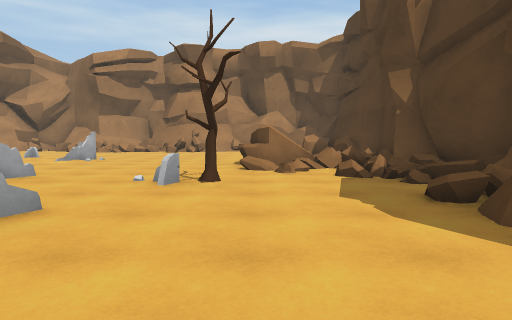
view 1 (above)

24 first-person views from a walk through a scene from a Unity 3-D project. The camera is 1.3 m above the floor, tilts 4° down and sees 75° across. The floor is counted in squares, 2 m on a side. Each view is taken from the middle of a square. On the plan, view 1 faces up. The plan holds only what a view shows up to about 10 squares ahead; the rest is blank. The place goes on beyond the plan. Some animated figures are not drawn.

view 2
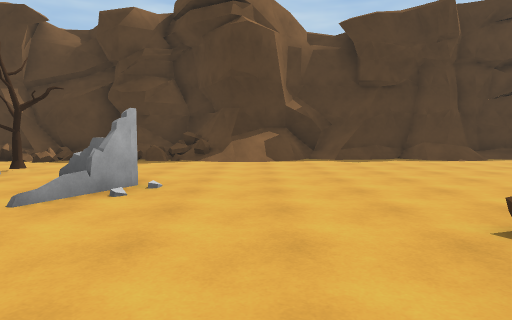

view 3
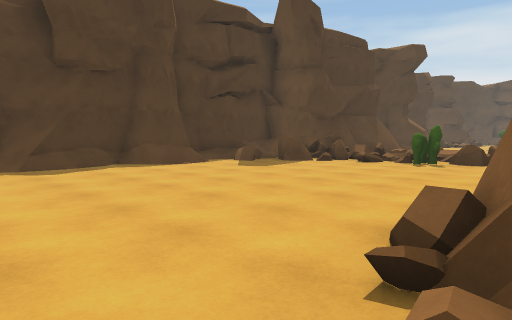

view 4
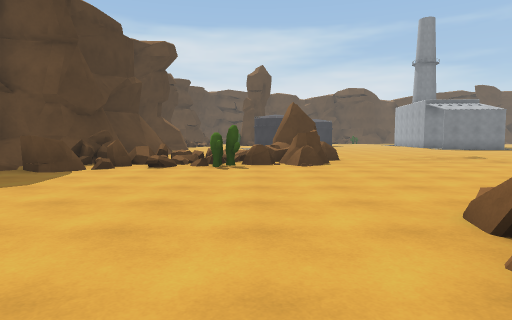

view 5
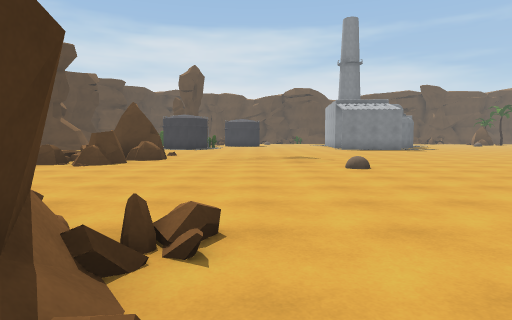

view 6
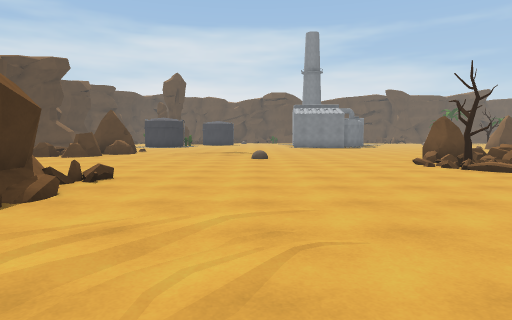

view 7
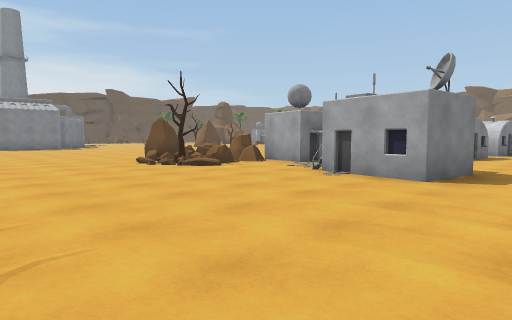

view 8
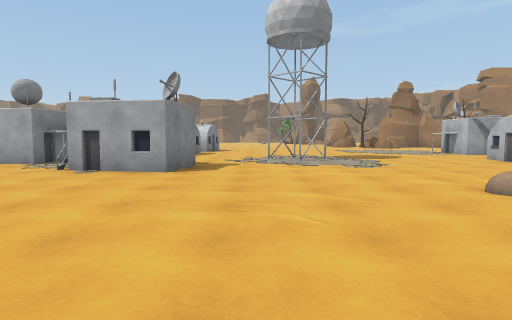

view 9
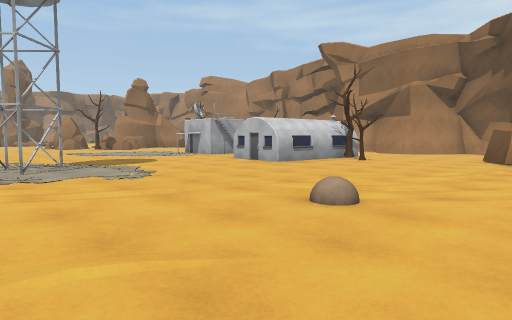

view 10
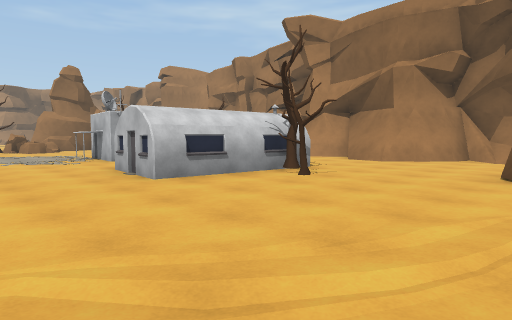

view 11
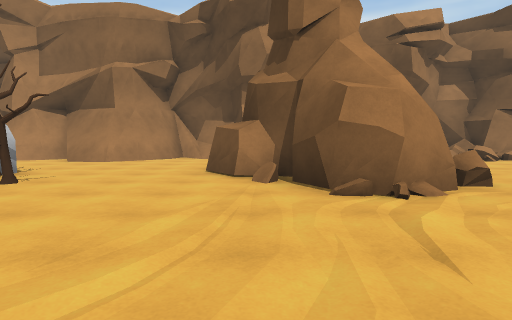

view 12
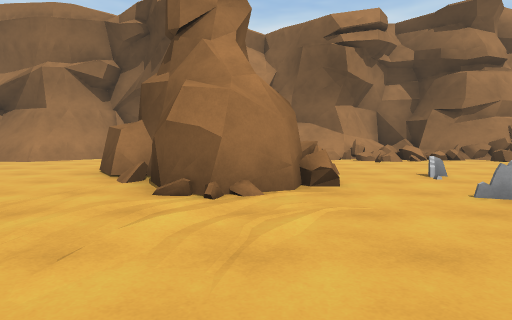

view 13
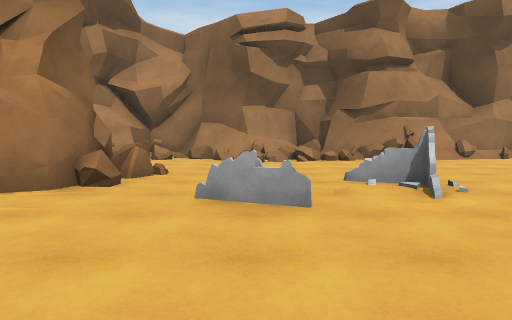

view 14
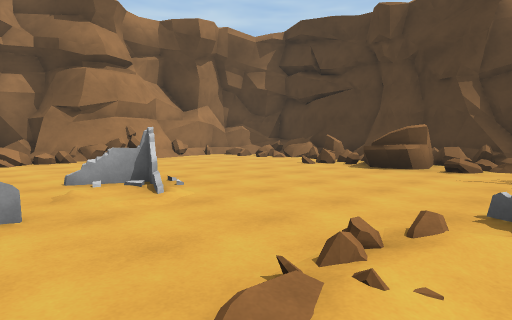

view 15
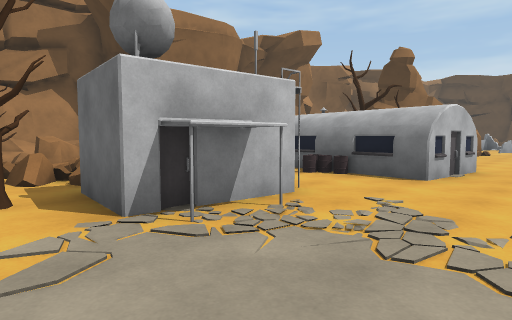

view 16
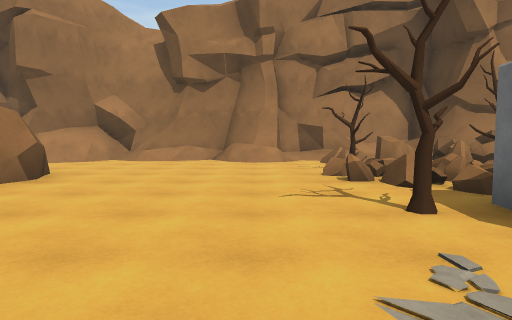

view 17
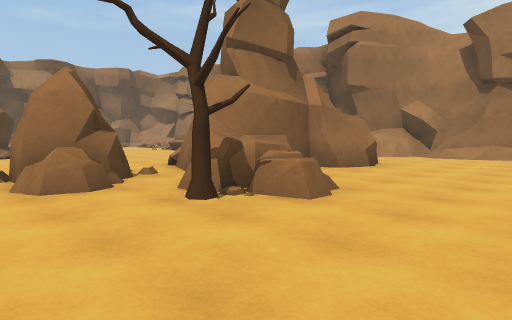

view 18
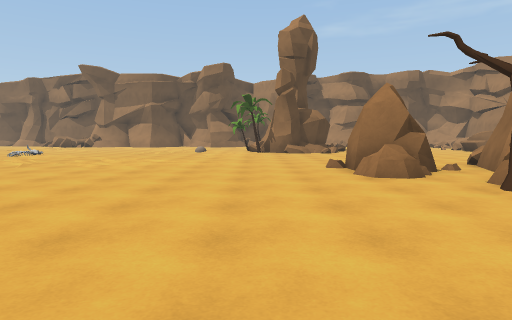

view 19
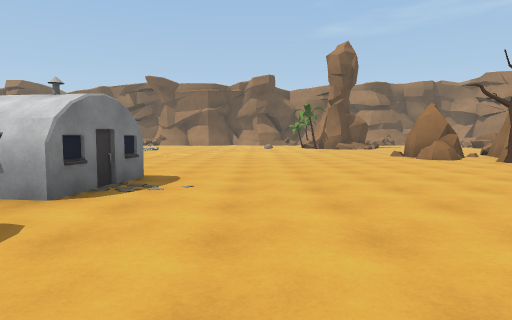

view 20
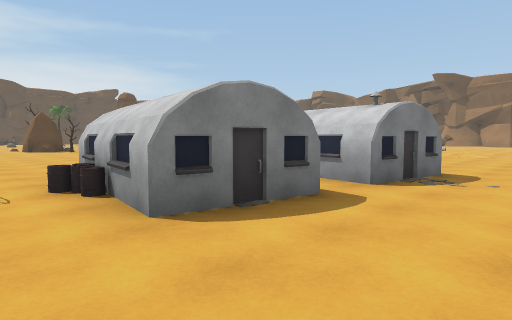

view 21
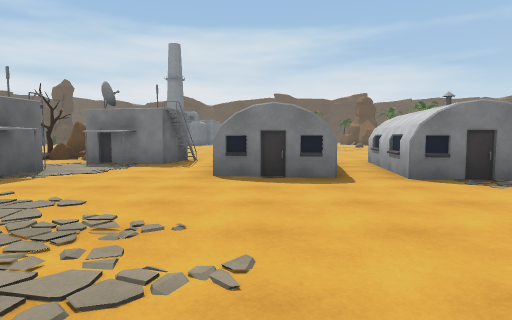

view 22
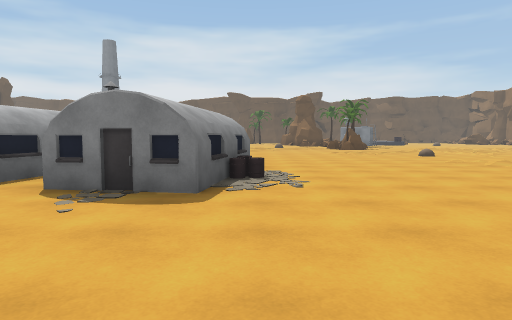

view 23
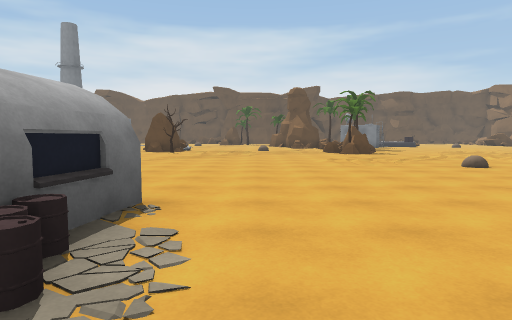

view 24
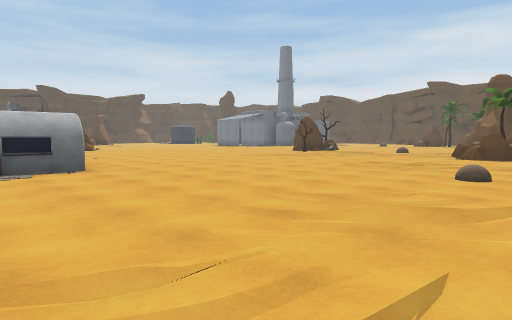

### Floor plan
Key: @ floor where view 1 was taken; # wall or solid block; x gap in a wall; . main floor; : floor 0.25 m higher than the main floor; + floor 0.5 m higher than the main floor; * floor 0.75 m higher than the main floor; / step, stairs or slope; = window, fence, low wall or low ledge; ^ raised ledge; T tree; C cactus; R rock; B building.
Columns run from 34 left of view 1 to 4 right of it. Each row starts with its distance up from view 1.
 17   ##########^#^
 16    #//##.#.x//^    ###       #
 15     /......=^#######// #===#*######
 14      .......===/.##/..  ...#x=.#...
 13      #..../T#   ......   .........
 12      #...../=T   .....  #..........
 11      #...../x   BB....###^.=.......=##
 10 ..   #.....T   BBBT...####.........#=#
  9 ...##^R....#BB..BBT....##..........###
  8   ...RRR...BB...BB.........=......===#
  7     R.T...........................##=#
  6 ...RR.......................//.....#=##
  5 ..........   ............  /./#..T..=##
  4 .....................:..       ....../
  3 ...............##.......      ..=...=#
  2 ...............##........    ..##...==
  1  .........................  ......../#
  0 .......................... .......@./#
 -1 .........BB......BBB....... ......../##
 -2 ../.....BBB.BB...#B........  #......./#
 -3 ........BBB.BBB...B........###.......##
 -4  ........BB.BB.#BB.........=##.......#
 -5  ........... B.B B..........//.......#
 -6  ........... ... RRT:................#
 -7  ..........  ..   RR.................#
 -8   ........  ...    R...............#=#
 -9  .......... ...     ....:.......C+x^=#
-10 ..../...... ..      ..........RRC==###
-11 ...........        ......./..RRR== ###
-12   ....             ...... ...R#    /#

Positions as (right, up) in squares from view 1, and headings:
1: (0, 0), facing up
2: (-7, 0), facing right
3: (-5, -1), facing down-right
4: (-3, -2), facing down
5: (-8, -2), facing down
6: (-10, 1), facing down
7: (-10, 1), facing down-left
8: (-9, 1), facing left
9: (-11, 1), facing up-left
10: (-12, 5), facing up-left
11: (-12, 5), facing up
12: (-10, 5), facing up
13: (-7, 5), facing up
14: (-7, 5), facing up-right
15: (-24, 6), facing up-right
16: (-25, 7), facing up
17: (-25, 5), facing up-left
18: (-24, 4), facing left
19: (-20, 1), facing left
20: (-19, 1), facing down-left
21: (-21, 4), facing down
22: (-26, 3), facing down
23: (-27, -1), facing down
24: (-33, -2), facing down-right
